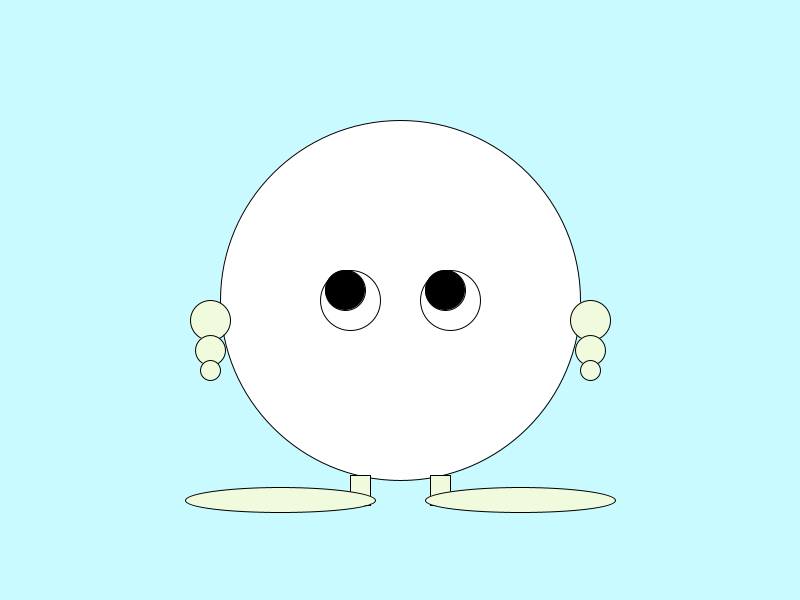
Frame 1 (no input)
Frame 60 (the mouse pressed at the canvas centre just before this capture): identical to frame 1, image omitted
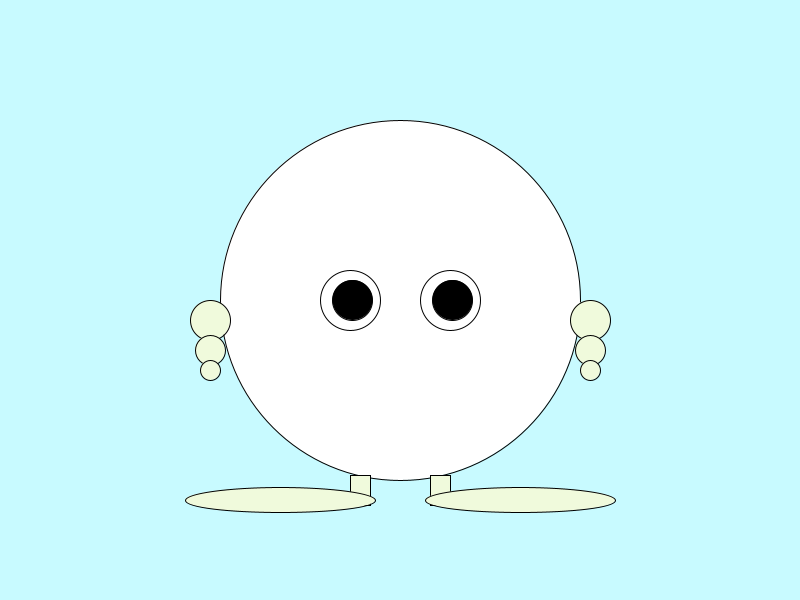
Frame 120 (the mouse held since frame 60 and released just before this capture)

The Processing sketch that drew these frames (run headless with seeded random() and noise(); from frame 60 on, the mouse is pressed at the canvas centre):

// Processing sketch: processing_48315
// ── processing_48315.pde


void setup () {
  
  size (800,600);
  smooth ();
  
}


void draw () {
  
  background (200,250,255);
  
  fill(255,255,255);
  ellipse (400,300,360,360);
  ellipse (350,300,60,60);
  ellipse (450,300,60,60);
  
  float ax = map (mouseX, 0, width, 345, 360);
  float ay = map (mouseY, 0, height, 290, 310);
  
  fill(0,0,0);
  ellipse (ax,ay,40,40);
  
  float bx = map (mouseX, 0, width, 445, 460);
  float by = map (mouseY, 0, height, 290, 310);
  
  ellipse (bx,by,40,40);
  
  fill (240,250,220);
  rect (430,475,20,30);
  rect (350,475,20,30);
  
  ellipse (520,500,190,25);
  ellipse (280,500,190,25);
  
  ellipse (210,320,40,40);
  ellipse (590,320,40,40);
  ellipse (210,350,30,30);
  ellipse (590,350,30,30);
  ellipse (210,370,20,20);
  ellipse (590,370,20,20);
  

  
  
}
